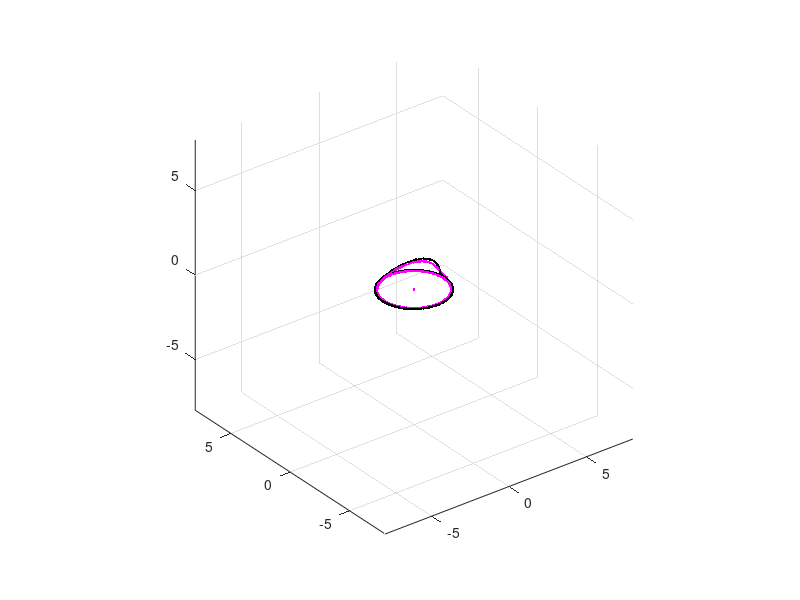
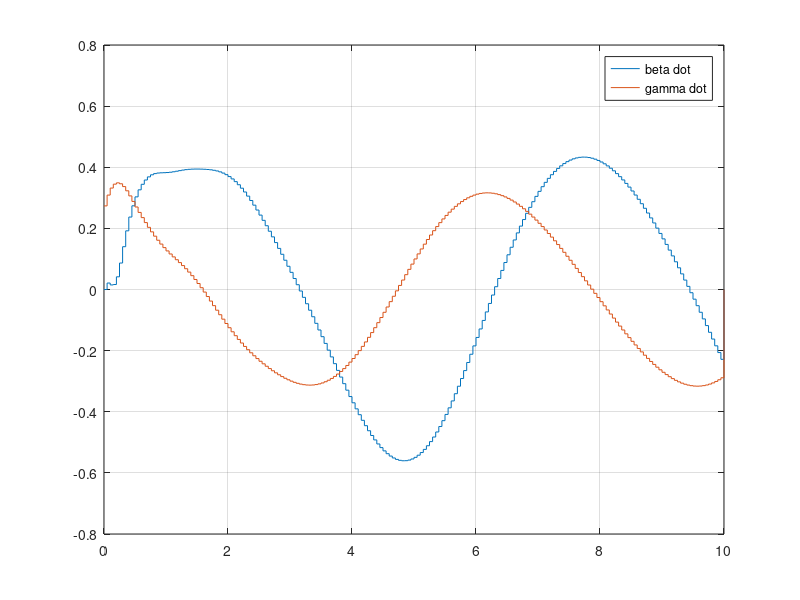
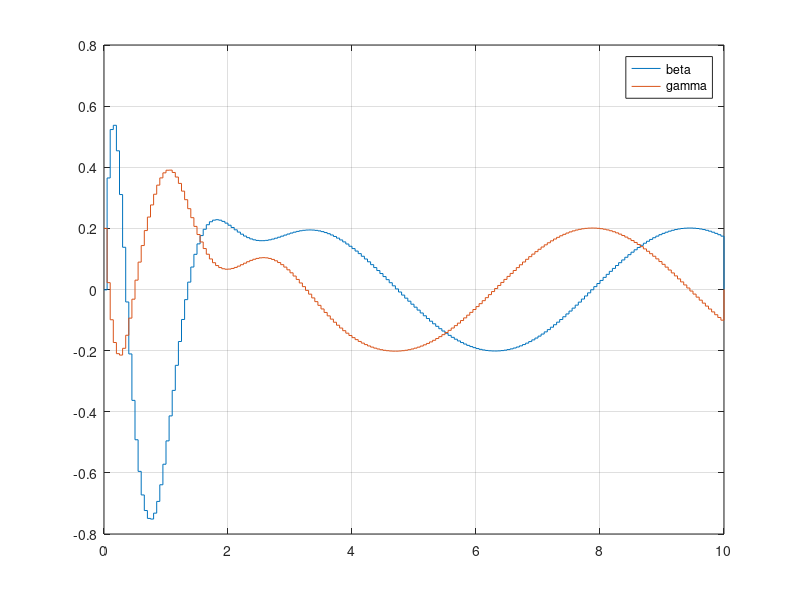

Recreate these plots in MATLAB, in order. (Note: this script raises an error after producing the figures.)
%% QUADROTOR BALANCING PENDULUM LQR SIMULATION - ROTATIONAL EQUILIBRIUM
%
% MATLAB simulation of the paper A Flying Inverted Pendulum by Markus Hehn 
% and Raffaello D'Andrea 
%
% Equilibrium point rotating around a constant radius at constant rot. vel

%% INIT
clc
clear
addpath('functions/');

%% DEFINE CONSTANTS
g = 9.81;       % m/s^2
m = 0.5;        % kg
L = 0.565;      % meters (Length of pendulum to center of mass)
l = 0.17;       % meters (Quadrotor center to rotor center)
I_yy = 3.2e-3;  % kg m^2 (Quadrotor inertia around y-axis)
I_xx = I_yy;    
I_zz = 5.5e-3;  % kg m^2 (Quadrotor inertia around z-axis)

R_radius = 2;          % meters (radius of turn)
Omega = 1;      % rad/s (rotational velocity)

% equilibrium constants
q_0 = 0;
zeta_0 = 0.5;   % initial zeta_0 estimate 
% zeta_0 = sqrt(L^2-q_0^2-p_0^2); % zeta = relative position of pendulum along z-axis (Eqn 8)
p_0 = -(Omega^2*R_radius)/(Omega^2+g/zeta_0);
zeta_0 = sqrt(L^2-q_0^2-p_0^2); % correct

z_0 = Inf; % NOT USED - constant reference altitude

u_0 = R_radius;
v_0 = 0;
w_0 = 0;

mu_0 = atan(-Omega^2*R_radius/g);        % nominal euler angle
nu_0 = 0;                           % nominal euler angle
a_0 = sqrt(g^2 + (R_radius*Omega^2)^2);    % nominal thrust

%% DEFINE STATE SPACE SYSTEM

% inputs 
% - mu_dot
% - nu_dot

C1 = zeta_0^2/L^2;
C2 = Omega^2 + g*L^2/(zeta_0^3);
C3 = Omega;
C4 = -(p_0/zeta_0)*a_0*sin(mu_0) - a_0*cos(mu_0);
C5 = (p_0/zeta_0)*cos(mu_0) - sin(mu_0);

C6 = Omega^2 + g/zeta_0;
    
%      p1  p2  q1  q2    u1  u2  v1   v2  w1  w2  mu            nu  
Ac =[  0   1   0   0     0   0   0    0   0   0   0             0   ;  % p1
     C1*C2 0   0 2*C1*C3 0   0   0    0   0   0 C1*C4           0   ;  % p2
       0   0   0   1     0   0   0    0   0   0   0             0   ;  % q1
       0 -2*C3 C6  0     0   0   0    0   0   0   0            a_0  ;  % q2
       0   0   0   0     0   1   0    0   0   0   0             0   ;  % u1  
       0   0   0   0   C3^2  0   0   2*C3 0   0 a_0*cos(mu_0)   0   ;  % u2
       0   0   0   0     0   0   0    1   0   0   0             0   ;  % v1
       0   0   0   0     0 -2*C3 C3^2 0   0   0   0           -a_0  ;  % v2
       0   0   0   0     0   0   0    0   0   1   0             0   ;  % w1
       0   0   0   0     0   0   0    0   0   0 -a_0*sin(mu_0)  0   ;  % w2
       0   0   0   0     0   0   0    0   0   0   0             0   ;  % mu
       0   0   0   0     0   0   0    0   0   0   0             0   ]; % nu     
     
%      mu_dot nu_dot a
Bc =[  0      0      0;     % p1
       0      0    C1*C5;   % p2
       0      0      0;     % q1
       0      0      0;     % q2
       0      0      0;     % u1
       0      0  sin(mu_0); % u2
       0      0      0;     % v1
       0      0      0;     % v2
       0      0      0;     % w1
       0      0  cos(mu_0); % w2
       1      0      0;     % mu
       0      1      0 ];   % nu     

Cc = eye(12);

     
rank(ctrb(Ac,Bc))

sysc = ss(Ac,Bc,Cc,[]);

%% DISCRETIZE SYSTEM
h = 0.05;
sysd = c2d(sysc,h);

Ad = sysd.A;
Bd = sysd.B;
Cd = sysd.C;
   
% Choose Q and R
% only penalize position errors and control effort 

R = 0.1*eye(3);

Q = zeros(12,12);
Q(5,5) = 1;
Q(7,7) = 1;
Q(9,9) = 1;

[~,eigvals,K] = dare(Ad,Bd,Q,R);
     
% NB - check zeta_0 parameter -> has large effect on output size
     
A_cl_lqr = Ad+Bd*K;

sysd_cl = ss(A_cl_lqr,Bd,Cd,[],h);

N = 10/h; % 10 second simulation

x = zeros(12,N+1); 
u = zeros(3, N+1);
y = zeros(12, N);
t = zeros(1,N+1);
%         p1  p2  q1 q2  u1 u2  v1 v2  w1 w2   mu   nu 
x(:,1) = [0.2  0  0  0   0  0   0  0   0  0   0.20  0.2 ]';

Bd_ref = Bd;
dcgain_ref = dcgain(ss(Ad-Bd*K,Bd_ref,eye(12),[],h));

ref = zeros(3,N);

x_ref = zeros(12,N);
% x_ref(9,N/2:N) = -0.0640*ones(1,(N/2)+1); % step in z-direction

states_cart = zeros(3,N+1);
states_pendulum = zeros(2,N+1);
states_pendulum_actual = zeros(2,N+1);
euler_angles = zeros(2,N+1);
yaw_angle = zeros(1,N+1);

beta_angle = zeros(1,N+1);
gamma_angle = zeros(1,N+1);
beta_dot_angle = zeros(1,N+1);
gamma_dot_angle = zeros(1,N+1);

u_tilde = zeros(1,N+1);
v_tilde = zeros(1,N+1);
w_tilde = zeros(1,N+1);

u_actual = zeros(1,N+1);

p_tilde = zeros(1,N+1);
q_tilde = zeros(1,N+1);

p_actual = zeros(1,N+1);
q_actual = zeros(1,N+1);

mu_tilde = zeros(1,N+1);
nu_tilde = zeros(1,N+1);

mu_actual = zeros(1,N+1);
nu_actual = zeros(1,N+1);

for k = 1:N
    t(:,k+1) = k*h;
    
    % Determine control action    
    u(:,k) = - K*(x(:,k) - x_ref(:,k));
    
    % Save variables
    u_tilde(k) = x(5,k);
    v_tilde(k) = x(7,k);
    w_tilde(k) = x(9,k);

    u_actual(k) = u_tilde(k) + u_0;

    p_tilde(k) = x(1,k);
    q_tilde(k) = x(3,k);

    p_actual(k) = p_tilde(k) + p_0;
    q_actual(k) = q_tilde(k) + q_0;

    mu_tilde(k) = x(11,k);
    nu_tilde(k) = x(12,k);

    mu_actual(k) = mu_tilde(k) + mu_0;
    nu_actual(k) = nu_tilde(k) + nu_0;

    OmegaT = Omega*t(k);
    
    R_uvw_to_xyz = [cos(OmegaT) -sin(OmegaT) 0;
                    sin(OmegaT)  cos(OmegaT) 0;
                     0             0         1];
                 
    % determine x,y,z states of quadrotor
    states_cart(:,k) = R_uvw_to_xyz*[u_actual(k); v_tilde(k); w_tilde(k)];
    
    R_pq_to_rs = [cos(OmegaT)  -sin(OmegaT);
                  sin(OmegaT)  cos(OmegaT)];  
    R_euler = R_pq_to_rs;          
              
    % determine 
    euler_angles(:,k) = R_euler*[nu_actual(k); mu_actual(k)];
    
    yaw_angle(k) = 0;
              
    % determine r,s states of pendulum (relative to quadrotor center)
    states_pendulum(:,k) = R_pq_to_rs*[p_actual(k); q_actual(k)]; 
    
    % determine absolute pendulum position 
    states_pendulum_actual(:,k) = states_pendulum(:,k) + states_cart(1:2,k);
    
    % calculate control input in terms of omega_x,y,z
    mu = mu_actual(k);
    nu = nu_actual(k);
    
    % determine gamma, beta angles of quadrotor
    gamma = -asin(sin(OmegaT)*sin(mu)*cos(nu) - cos(OmegaT)*sin(nu));
    beta = asin((cos(OmegaT)*sin(mu)*cos(nu) + sin(OmegaT)*sin(nu))/(cos(gamma)));
    
    beta_angle(k) = beta;
    gamma_angle(k) = gamma;
    
    beta_dot_angle(k) = (R_radius*Omega^3*acos(gamma)*(tan(beta)*tan(gamma)*cos(OmegaT) + acos(beta)*sin(OmegaT)))/sqrt(g^2+(R_radius*Omega^2)^2);
    gamma_dot_angle(k) = (R_radius*Omega^3*acos(gamma)*cos(OmegaT))/sqrt(g^2+(R_radius*Omega^2)^2);
    
    % Apply control and update state equations
    x(:,k+1) = Ad*(x(:,k) - x_ref(:,k)) + Bd*u(:,k);
    y(:,k) = Cd*(x(:,k) - x_ref(:,k));
end

figure(6);
clf;
stairs(t,beta_dot_angle);
hold on
stairs(t,gamma_dot_angle);
legend('beta dot','gamma dot');
grid();

figure(7);
clf;
stairs(t,beta_angle);
hold on
stairs(t,gamma_angle);
legend('beta','gamma');
grid();

figure(5);
clf;
plot3(states_cart(1,:),states_cart(2,:),states_cart(3,:),'.k');
hold on
plot3(states_pendulum_actual(1,:),states_pendulum_actual(2,:),states_cart(3,:),'.m');
con = 4;
xlim([-con*R_radius con*R_radius]);
ylim([-con*R_radius con*R_radius]);
zlim([-con*R_radius con*R_radius]);
pbaspect([1 1 1])
grid();

states_trajectory = [states_cart(1:3,:);
                     euler_angles(1,:);
                     euler_angles(2,:);   
                     yaw_angle;
                     states_pendulum(1:2,:)]';

visualize_quadrotor_trajectory_rotating(states_trajectory);
     
%% PLOT RESULTS

shouldplot = false;
if shouldplot
    % STATES 1-5
    figure(1);
    clf;
    sgtitle('Pendulum States');
    subplot 411;
    stairs(t, x(1,:), 'm-');  grid();
    ylabel('$p$ [m]','interpreter','latex');

    subplot 412;
    stairs(t, x(2,:), 'm-');  grid();
    ylabel('$\dot{p}$ [m/s]','interpreter','latex');

    subplot 413;
    stairs(t, x(3,:), 'b-');  grid();
    ylabel('$q$ [m]','interpreter','latex');

    subplot 414;
    stairs(t, x(4,:), 'b-');  grid();
    ylabel('$\dot{q}$ [m/s]','interpreter','latex');
    xlabel('Time [s]');

    % STATES 6-10
    figure(2);
    clf;
    sgtitle('Quadrotor States');
    subplot 611;
    stairs(t, x(5,:), 'm-');  grid();
    ylabel('$u$ [m]','interpreter','latex');

    subplot 612;
    stairs(t, x(6,:), 'm-');  grid();
    ylabel('$\dot{u}$ [m/s]','interpreter','latex');

    subplot 613;
    stairs(t, x(7,:), 'b-');  grid();
    ylabel('$v$ [m]','interpreter','latex');

    subplot 614;
    stairs(t, x(8,:), 'b-');  grid();
    ylabel('$\dot{v}$ [m/s]','interpreter','latex');

    subplot 615;
    stairs(t, x(9,:), 'k-');  grid();
    ylabel('$w$ [m]','interpreter','latex');

    subplot 616;
    stairs(t, x(10,:), 'k-');  grid();
    ylabel('$\dot{w}$ [m/s]','interpreter','latex');
    xlabel('Time [s]');
    
    % EULER ANGLES    
    figure(3);
    clf;
    sgtitle('Euler Angles');
    subplot 211;
    stairs(t, mu_actual, 'm-');  grid();
    ylabel('$\mu$','interpreter','latex');

    subplot 212;
    stairs(t, x(12,:), 'm-');  grid();
    ylabel('$\nu$','interpreter','latex');
    xlabel('Time [s]');

    % INPUTS
    figure(4);
    clf;
    sgtitle('Inputs');
    subplot 311;
    stairs(t, u(1,:), 'm-');  grid();
    ylabel('$\dot{\mu}$','interpreter','latex');

    subplot 312;
    stairs(t, u(2,:), 'm-');  grid();
    ylabel('$\dot{\nu}$','interpreter','latex');

    subplot 313;
    stairs(t, u(3,:), 'm-');  grid();
    ylabel('$a$','interpreter','latex');
    xlabel('Time [s]');
end
    

function Rt = R_x(y)
   Rt = [1   0      0    ;
         0 cos(y) -sin(y);
         0 sin(y)  cos(y)];
end

function Rt = R_y(y)
    Rt = [cos(y) 0  sin(y)    ;
            0    1    0;
         -sin(y) 0  cos(y)];
end
     
function Rt = R_z(y)
    Rt = [cos(y) -sin(y) 0;
          sin(y)  cos(y) 0;
            0       0    1];
end
     
     
     
     
     
     
     
     
     
%.